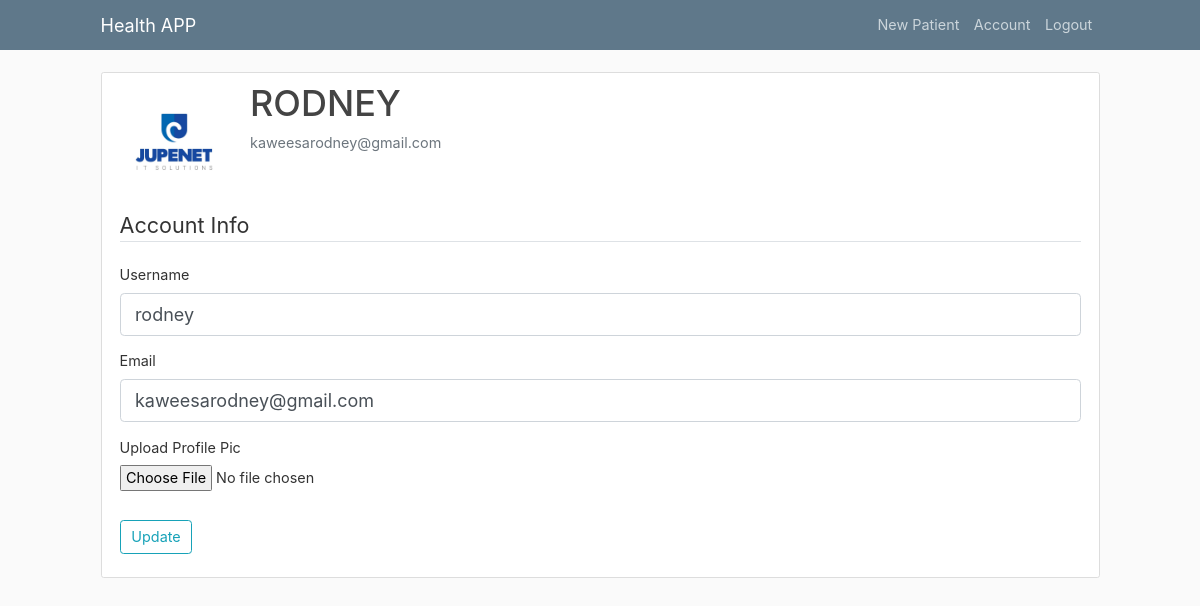
Page /account (signed in) on the committed database.
### app/models.py (models this page shows, shortened)
class User(db.Model, UserMixin):
	id = db.Column(db.Integer, primary_key=True)
	username = db.Column(db.String(20), unique=True, nullable=False)
	email = db.Column(db.String(120), unique=True, nullable=False)
	imagefile = db.Column(db.String(20), nullable=False, default='default.jpg')
	password = db.Column(db.String(60), nullable=False)
	patients = db.relationship('Patient', backref='author', lazy=True)

### app/users/routes.py (the view)
@users.route("/account" ,methods=['GET','POST'])
@login_required
def account():
	form = UpdateAccountForm()
	if form.validate_on_submit():
		if form.picture.data:
			picture_file = save_picture(form.picture.data)
			current_user.imagefile = picture_file
		current_user.username = form.username.data
		current_user.email = form.email.data
		db.session.commit()
		flash('Your account has been updated', 'success')
		return redirect(url_for('users.account'))
	elif request.method =='GET':
		form.username.data = current_user.username
		form.email.data = current_user.email
	imagefile = url_for('static', filename='profile_pics/' + current_user.imagefile)
	return render_template("account.html", title="Account", imagefile=imagefile, form=form)

### app/users/forms.py (shortened to what this page needs)
class UpdateAccountForm(FlaskForm):
	username = StringField('Username', validators=[DataRequired(), Length(min=2, max=20)])
	email = StringField('Email', validators=[DataRequired(), Email()])
	picture = FileField('Upload Profile Pic', validators=[FileAllowed(['jpg','png'])])
	submit = SubmitField('Update')

### app/models.py (called while the page is built)
@login_manager.user_loader
def load_user(user_id):
	return User.query.get(int(user_id))

### app/templates/account.html (shortened to what this page needs)
{% extends "layout.html" %}
{% block content %}
	<div class="content-section">
		<div class="media">
			<img class="rounded-circle account-img" src="{{ imagefile }}">
			<div class="media-body">
				<h2 class="account-heading">{{ current_user.username.upper() }}</h2>
				<p class="text-secondary">{{ current_user.email }}</p>
			</div>
		</div>
		<form method="POST" action="" enctype="multipart/form-data">
			<fieldset class="form-group">
				<legend class="border-bottom mb-4">Account Info</legend>
				<div class="form-group">
					{{ form.username.label(class="form-control-label") }}
					{% if form.username.errors %}
						{{ form.username(class="form-control form-control-lg is-invalid") }}
						<div class="invalid-feedback">
							{% for error in form.username.errors %}
								<span>{{ error }}</span>
							{% endfor %}
						</div>
					{% else %}
						{{ form.username(class="form-control form-control-lg") }}
					{% endif %}
				</div>
				<div class="form-group">
					{{ form.email.label(class="form-control-label") }}
					{% if form.email.errors %}
						{{ form.email(class="form-control form-control-lg is-invalid") }}
						<div class="invalid-feedback">
							{% for error in form.email.errors %}
								<span>{{ error }}</span>
							{% endfor %}
						</div>
					{% else %}
						{{ form.email(class="form-control form-control-lg") }}
					{% endif %}
				</div>
				<div class="form-group">
					{{ form.picture.label() }}
					{{ form.picture(class="form-control-file") }}
				</div>
			</fieldset>
			<div class="form-group">
				{{ form.submit(class="btn btn-outline-info") }}
			</div>
		</form>
	</div>
{% endblock content %}

### app/static/main.css (style rules this page uses)
body { background: #fafafa; color: #333333; margin-top: 5rem; }
h1, h2, h3, h4, h5, h6 { color: #444444; }
.content-section { background: #ffffff; padding: 10px 20px; border: 1px solid #dddddd; border-radius: 3px; margin-bottom: 20px; }
.account-img { height: 125px; width: 125px; margin-right: 20px; margin-bottom: 16px; }
.account-heading { font-size: 2.5rem; }

### app/templates/layout.html (style rules this page uses)
body { zoom:90%; }

### rows in the picture
User: username "RODNEY", email "kaweesarodney@gmail.com", username "rodney"
